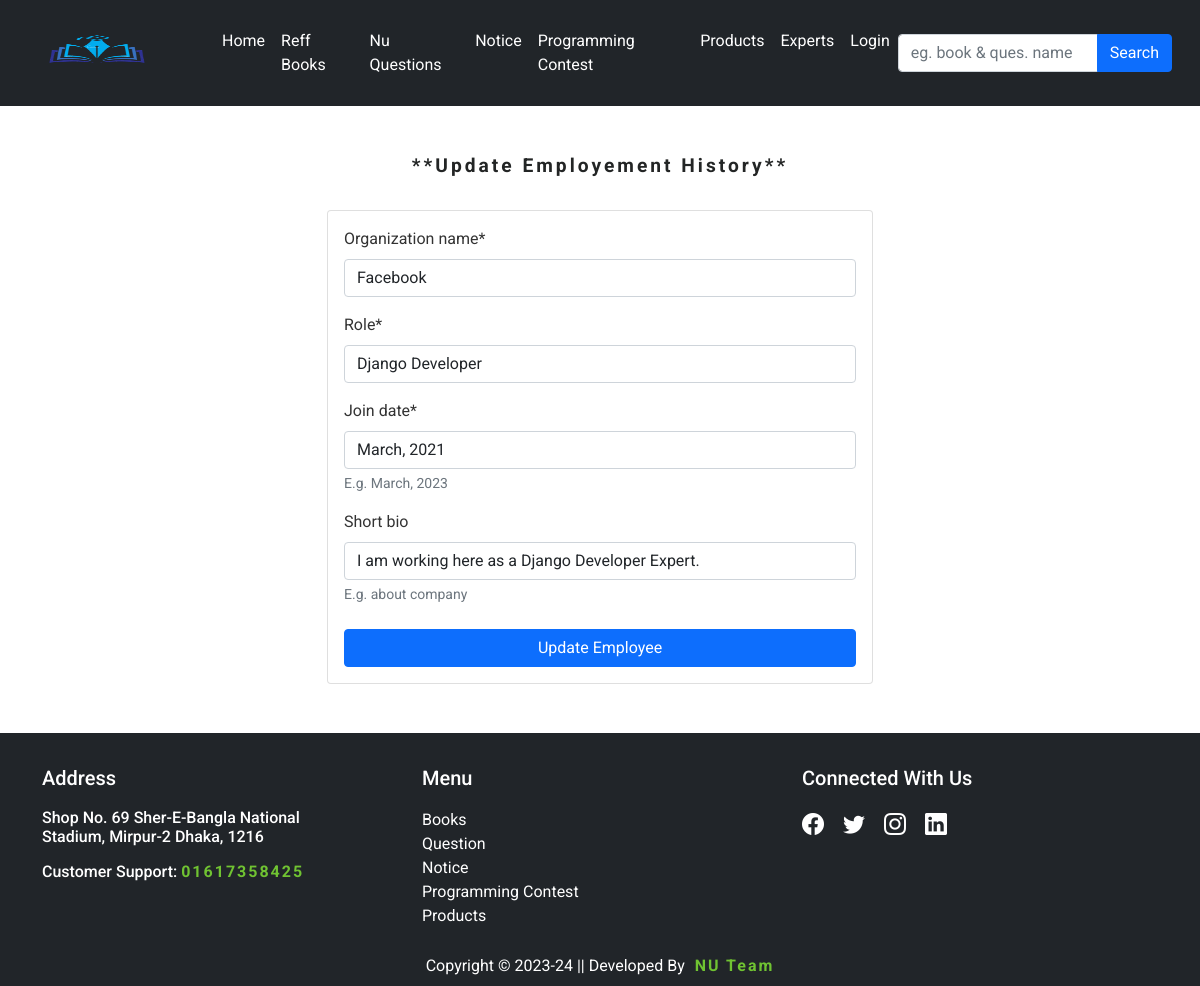
/update-employement/7/, run on the app's committed database.
### other/models.py (models this page shows, shortened)
class EmployeementHistory(models.Model):
    user = models.ForeignKey(FreelancerProfile, on_delete=models.CASCADE)
    organization_name = models.CharField(max_length=255)
    role = models.CharField(max_length=500)
    join_date = models.CharField(max_length=255, help_text='E.g. March, 2023')
    short_bio = models.CharField(max_length=500, blank=True, null=True, help_text='E.g. about company')

### other/views.py (the view)
# urls.py: path('update-employement/<int:pk>/', EmployementHistoryUpdate, name='update-employement'),
def EmployementHistoryUpdate(request, pk):
    user = FreelancerProfile.objects.get(user__pk=int(pk))
    try:
        employe_instance = EmployeementHistory.objects.get(user=user)
    except EmployeementHistory.DoesNotExist:
        employe_instance = None
    if request.method == 'POST':
        form = EmployeementHistoryForm(request.POST, instance=employe_instance)
        if form.is_valid():
            instance = form.save(commit=False)
            instance.user = user
            instance.save()
            return redirect('other:freelance-profile', pk=pk)
    else:
        form = EmployeementHistoryForm(instance=employe_instance)
    context ={
        'form':form
    }
    return render(request, 'other/employementupdate_history.html', context)

### other/forms.py
class EmployeementHistoryForm(forms.ModelForm):
    class Meta:
        model = EmployeementHistory
        exclude = ('user',)

### template/other/employementupdate_history.html (shortened to what this page needs)
{% extends 'base.html' %}
{% load static %}
{% block content %}
{% load crispy_forms_tags %}
<div class="container py-5">
  <div class="row">
    <div class="col-sm-3"></div>
    <div class="col-sm-6">
      <h1 class="textheader">**Update Employement History**</h1>
      <div class="card p-3">
        <form method="POST">
          {{ form|crispy }}
        <button class="btn btn-primary mt-2" type="submit" style="width: 100%;">Update Employee</button>
        </form>
      </div>
    </div>
    <div class="col-sm-3"></div>
  </div>
</div>
{% endblock %}

### static/style.css (style rules this page uses)
.textheader { font-size: larger; font-weight: bold; letter-spacing: 3px; padding-bottom: 25px; color: #232525; text-align: center; text-transform: capitalize; }

### data on the page
EmployeementHistory: organization_name "Facebook", role "Django Developer", join_date "March, 2021", short_bio "I am working here as a Django Developer Expert."
